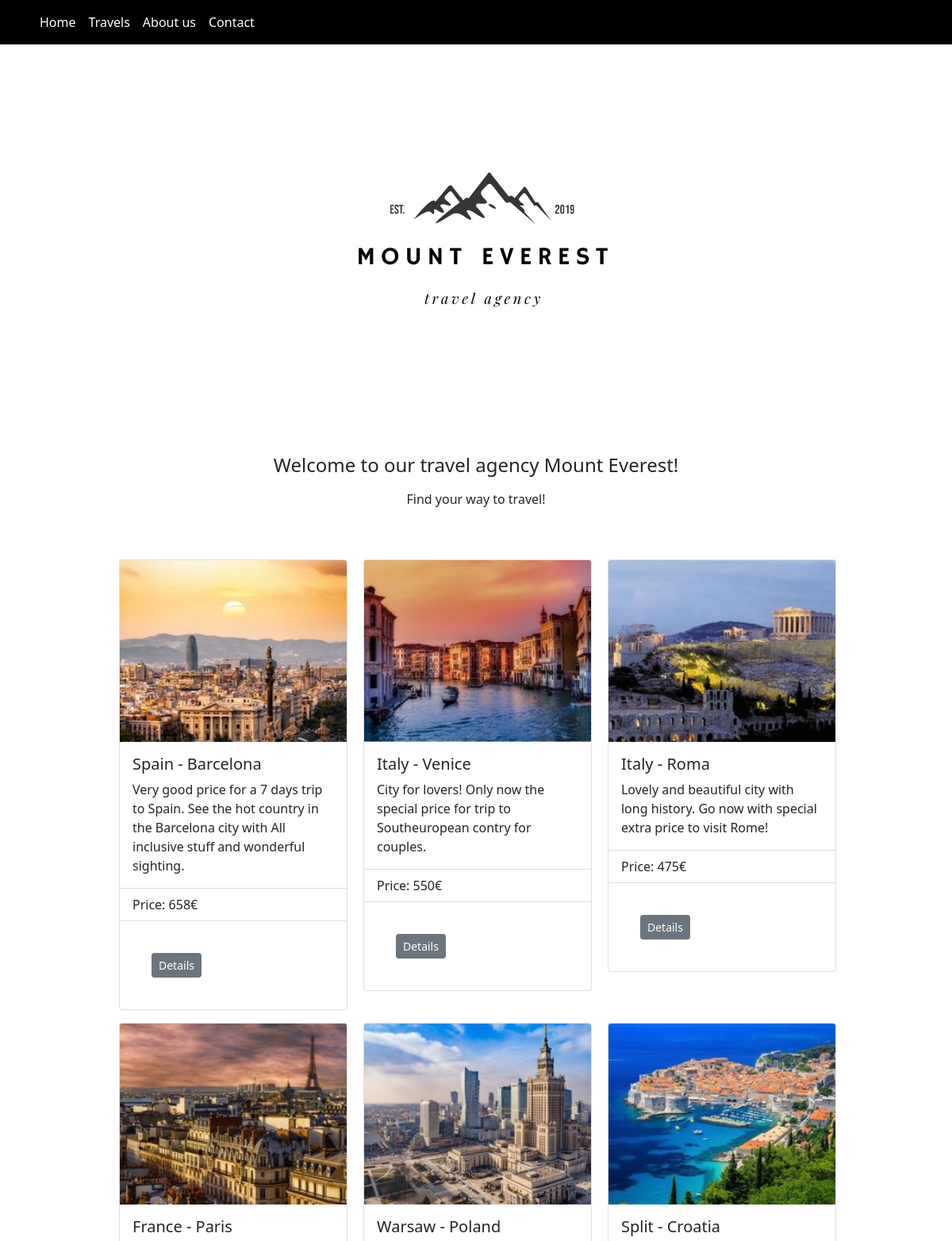
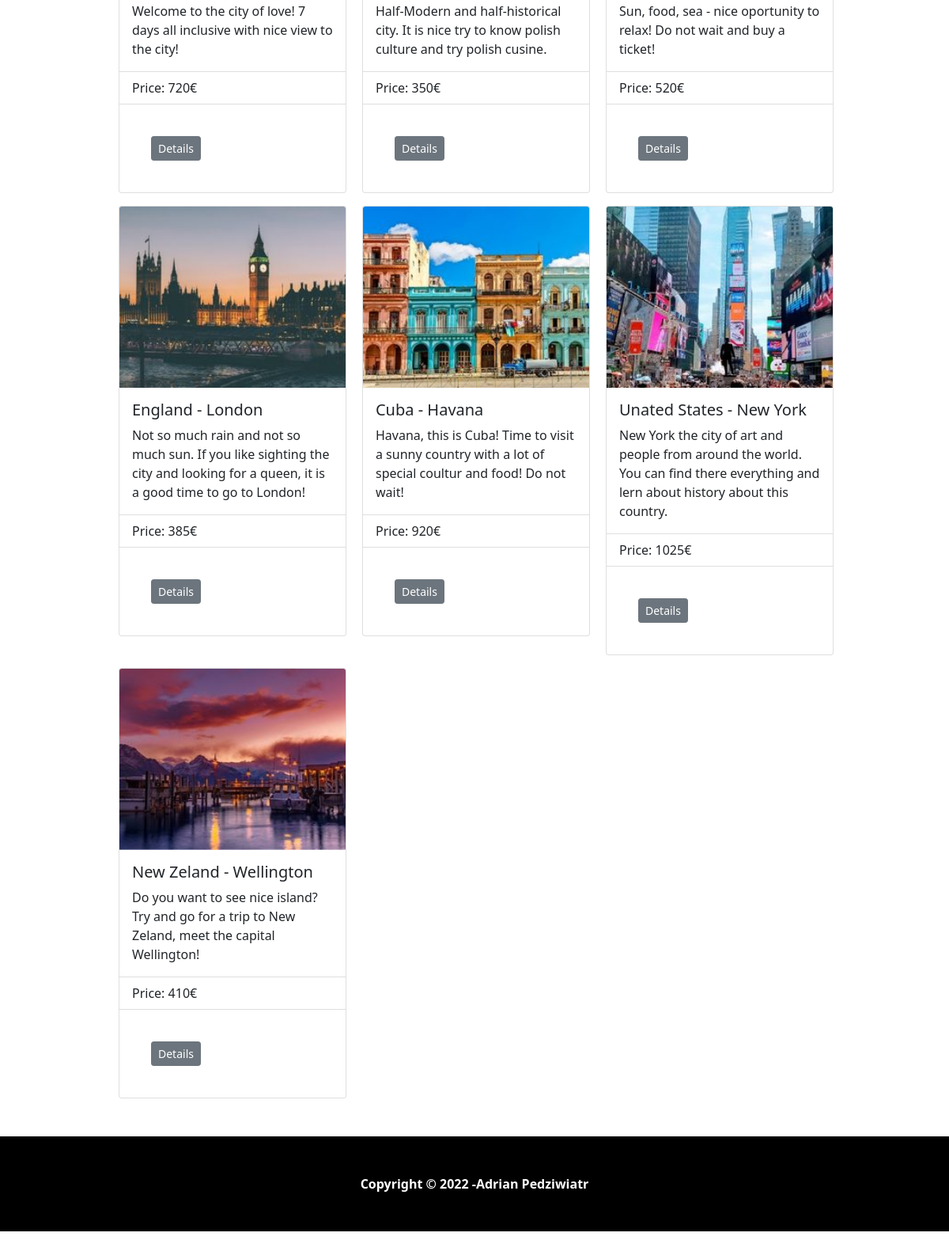
The page / on the database its author committed (2 pictures, top to bottom).
### tables this page shows
CREATE TABLE `places` (
  `id` int(11) NOT NULL,
  `locationName` varchar(255) NOT NULL,
  `price` int(11) NOT NULL,
  `description` varchar(500) NOT NULL,
  `longitude` decimal(10,8) NOT NULL,
  `latitude` decimal(11,8) NOT NULL,
  `picture` varchar(255) NOT NULL
);

### index.php (the view, shortened to what this page needs)
<?php
require_once 'actions/db_connect.php';
$sql = "SELECT * FROM places";
$result = mysqli_query($connect ,$sql);
$tbody='';
if(mysqli_num_rows($result)  > 0) {
    while($row = mysqli_fetch_array($result, MYSQLI_ASSOC)){
        $tbody .= "
        <div class='col-lg-4 col-md-6 col-sm-12'>
        <div class='card mt-3' style='width: 18rem;'>
  <img src='pictures/" .$row['picture']. "' class='card-img-top' alt='pic'>
  <div class='card-body'>
    <h5 class='card-title'>" .$row['locationName']. "</h5>
    <p class='card-text'>" .$row['description']. "</p>
  </div>
  <ul class='list-group list-group-flush'>
    <li class='list-group-item'>Price: " .$row['price']. "€</li>
  </ul>
  <div class='card-body'>
  <a href='details.php?id=" .$row['id']."'><button class='btn btn-secondary btn-sm ms-4 mt-4 mb-4'type='button'>Details</button></a>
  </div>
</div></div>";
    };
} else {
    $tbody =  "<tr><td colspan='10'><center>No Data Available </center></td></tr>";
}
?>
<!DOCTYPE html>
<html lang="en">
    <head>
        <?php require_once 'components/boot.php'?>
        <link rel="stylesheet" href="style/style.css">
    </head>
    <body>
    <nav class="navbar navbar-expand-lg navbar-danger bg-black">
  <div class="container-fluid">
      <div class="container">
    <div class="collapse navbar-collapse" id="navbarSupportedContent">
      <ul class="navbar-nav me-auto mb-2 mb-lg-0">
        <li class="nav-item">
          <a class="nav-link text-white active" aria-current="page" href="index.php">Home</a>
        </li>
        <li class="nav-item">
          <a class="nav-link text-white active" aria-current="page" href="#">Travels</a>
        </li>
        <li class="nav-item">
          <a class="nav-link text-white active" aria-current="page" href="#">About us</a>
        </li>
        <li class="nav-item">
          <a class="nav-link text-white active" aria-current="page" href="#">Contact</a>
        </li>
    </div>
      </div>
  </div>
</nav>
    <div class="text-center">
        <img src="pictures/logo.png" alt="logo">
    </div>
            <main>
            <div class="manageProduct w-75 mt-3">
            <h4 class="text-center mt-3 mb-3">Welcome to our travel agency Mount Everest!</h4>
            <p class="text-center">Find your way to travel!</p>
            <div class="row mt-5">
                <?= $tbody;?>
            </div>
        </div>
            </main>
            <div class="bg-black mt-5">
                <p class="text-center p-5 text-white"><b>Copyright &copy; 2022 -Adrian Pedziwiatr</b></p>
            </div>
    </body>
</html>

### components/boot.php (shortened to what this page needs)
<link href="https://cdn.jsdelivr.net/npm/bootstrap@5.1.3/dist/css/bootstrap.min.css" rel="stylesheet">

### style/style.css (style rules this page uses)
html, body { margin: auto 0; padding: 0; }

### index.php (style rules this page uses)
.manageProduct { margin: auto; }

### rows shown on the page
places: picture (picture), locationName "Spain - Barcelona", description "Very good price for a 7 days trip to Spain. See the hot country in the Barcelona city with All inclusive stuff and wonderful sighting.", price "658"
places: picture (picture), locationName "Italy - Venice", description "City for lovers! Only now the special price for trip to Southeuropean contry for couples.", price "550"
places: picture (picture), locationName "Italy - Roma", description "Lovely and beautiful city with long history. Go now with special extra price to visit Rome!", price "475"
places: picture (picture), locationName "France - Paris", description "Welcome to the city of love! 7 days all inclusive with nice view to the city!", price "720"
places: picture (picture), locationName "Warsaw - Poland", description "Half-Modern and half-historical city. It is nice try to know polish culture and try polish cusine.", price "350"
places: picture (picture), locationName "Split - Croatia", description "Sun, food, sea - nice oportunity to relax! Do not wait and buy a ticket!", price "520"
places: picture (picture), locationName "England - London", description "Not so much rain and not so much sun. If you like sighting the city and looking for a queen, it is a good time to go to London!", price "385"
places: picture (picture), locationName "Cuba - Havana", description "Havana, this is Cuba! Time to visit a sunny country with a lot of special coultur and food! Do not wait!", price "920"
places: picture (picture), locationName "Unated States - New York", description "New York the city of art and people from around the world. You can find there everything and lern about history about this country.", price "1025"
places: picture (picture), locationName "New Zeland - Wellington", description "Do you want to see nice island? Try and go for a trip to New Zeland, meet the capital Wellington!", price "410"
